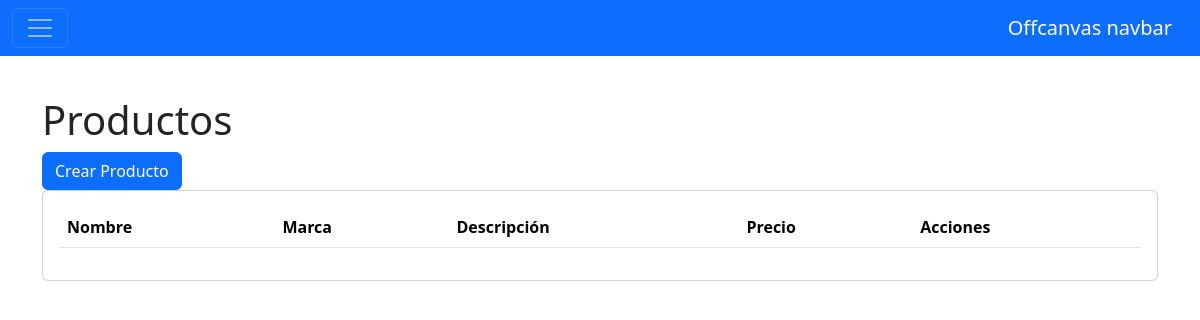
/administracion/productos/, run on an earlier commit of the app's database.
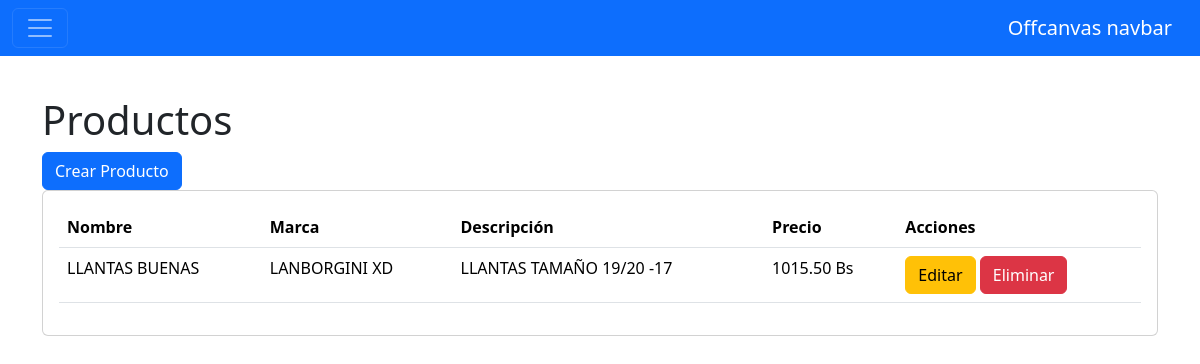
And on a later commit of the database.
### administracion/models.py (models this page shows, shortened)
class Producto(models.Model):
    nombre = models.CharField(max_length=200)
    marca = models.CharField(max_length=200)
    descipcion = models.CharField(max_length=200)
    precio = models.DecimalField(max_digits=6, decimal_places=2)

### administracion/views.py (the view)
# urls.py: path('productos/', views.ProductoListView.as_view(), name='productos'),
class ProductoListView(ListView):
    model = Producto
    template_name = 'administracion/productos/list.html'
    context_object_name = 'productos'

### administracion/templates/administracion/productos/list.html (shortened to what this page needs)
{% extends "administracion/base/base.html" %}
{% block content %}
<h1>Productos</h1>
<div class="row">
    <div class="col">
        <a href="{% url 'administracion:crear_producto' %}" class="btn btn-primary">Crear Producto</a>
        <div class="card">
            <div class="card-body">
                <table class="table">
                    <thead>
                        <tr>
                            <th>Nombre</th>
                            <th>Marca</th>
                            <th>Descripción</th>
                            <th>Precio</th>
                            <th>Acciones</th>
                        </tr>
                    </thead>
                    <tbody>
                        {% for producto in productos %}
                            <tr>
                                <td>{{ producto.nombre }}</td>
                                <td>{{ producto.marca }}</td>
                                <td>{{ producto.descipcion }}</td>
                                <td>{{ producto.precio }} Bs</td>
                                <td>
                                    <a href="" class="btn btn-warning">Editar</a>
                                    <a href="" class="btn btn-danger">Eliminar</a>
                                </td>
                            </tr>
                        {% endfor %}
                    </tbody>
                </table>
            </div>
        </div>
    </div>
</div>
{% endblock %}

What changed in the data, as far as the page shows it:
added Producto: nombre "LLANTAS BUENAS", marca "LANBORGINI XD", descipcion "LLANTAS TAMAÑO 19/20 -17", precio "1015.50"
